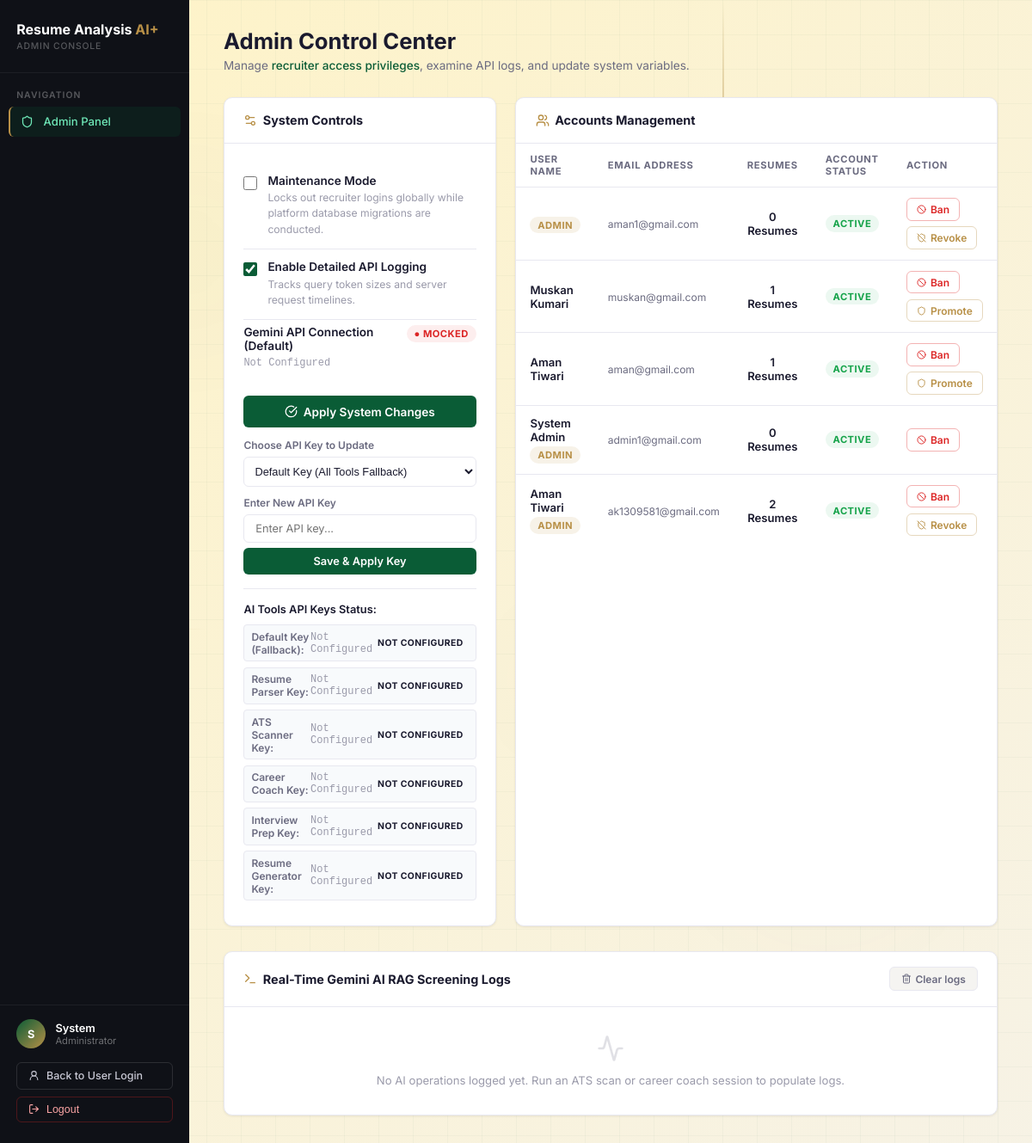
Page /admin-panel/ (signed in) on the earlier database version.
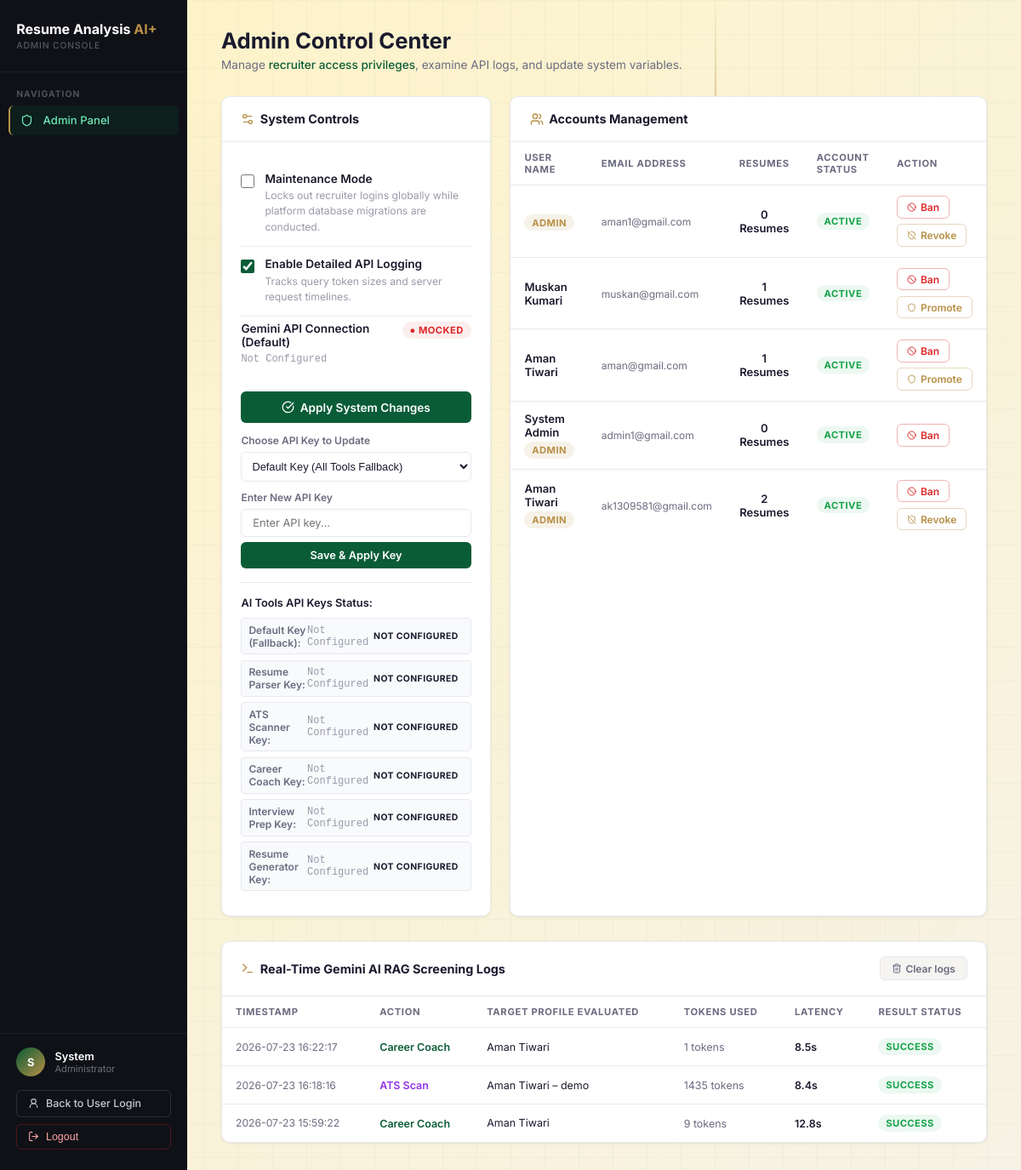
Same page on the later database version.
### accounts/models.py (models this page shows, shortened)
class CustomUser(AbstractUser):
    username = None
    email = models.EmailField(_('email address'), unique=True)
    profile_image = models.ImageField(upload_to='profile_images/', null=True, blank=True)
    USERNAME_FIELD = 'email'
    REQUIRED_FIELDS = []
    objects = CustomUserManager()

### ai_engine/models.py (models this page shows, shortened)
class AIActionLog(models.Model):
    ACTION_CHOICES = [
        ('ats_scan', 'ATS Scan'),
        ('bullet_improver', 'Bullet Improver'),
        ('cover_letter', 'Cover Letter'),
        ('career_coach', 'Career Coach'),
        ('interview_prep', 'Interview Q Generator'),
        ('job_matching', 'Skills Gap Analysis'),
        ('resume_generator', 'Resume Generator'),
    ]
    STATUS_CHOICES = [
        ('success', 'Success'),
        ('error', 'Error'),
        ('no tokens', 'No Tockens'),
    ]
    action = models.CharField(max_length=50, choices=ACTION_CHOICES)
    target_name = models.CharField(max_length=255, blank=True, default='')
    tokens_used = models.IntegerField(default=0)
    latency_ms = models.FloatField(default=0)  # seconds
    status = models.CharField(max_length=10, choices=STATUS_CHOICES, default='success')
    created_at = models.DateTimeField(auto_now_add=True)
    class Meta:
        ordering = ['-created_at']

### accounts/admin_views.py (the view, shortened to what this page needs)
# urls.py: path('admin-panel/', admin_views.admin_dashboard, name='admin_dashboard'),
@user_passes_test(is_admin, login_url='login')
def admin_dashboard(request):
    total_users = User.objects.count()
    total_resumes = Resume.objects.count()
    total_scans = ATSFeedback.objects.count()
    total_ai_logs = AIActionLog.objects.count()
    import os
    keys_to_check = [
        ('GEMINI_API_KEY', 'Default Key (Fallback)'),
        ('GEMINI_PARSER_API_KEY', 'Resume Parser Key'),
        ('GEMINI_ATS_API_KEY', 'ATS Scanner Key'),
        ('GEMINI_COACH_API_KEY', 'Career Coach Key'),
        ('GEMINI_INTERVIEW_API_KEY', 'Interview Prep Key'),
        ('GEMINI_GENERATOR_API_KEY', 'Resume Generator Key'),
    ]
    api_keys_status = []
    default_client = get_gemini_client()
    api_configured = default_client is not None
    gemini_key = os.environ.get('GEMINI_API_KEY') or config('GEMINI_API_KEY', default='')
    if gemini_key:
        masked_key = f"{gemini_key[:8]}...{gemini_key[-8:]}" if len(gemini_key) > 10 else "Configured (Invalid Format)"
    else:
        masked_key = "Not Configured"
    for key_name, display_name in keys_to_check:
        key_val = os.environ.get(key_name) or config(key_name, default='')
        if key_val:
            client = get_gemini_client(key_name)
            status = 'Online' if client is not None else 'Invalid Key'
            masked_val = f"{key_val[:8]}...{key_val[-4:]}" if len(key_val) > 10 else "Invalid Format"
        else:
            status = 'Not Configured'
            masked_val = 'Not Configured'
        api_keys_status.append({
            'key_name': key_name,
            'display_name': display_name,
            'masked_val': masked_val,
            'status': status
        })
    maintenance_mode = cache.get('admin_maintenance_mode', False)
    api_logging      = cache.get('admin_api_logging', True)
    if request.method == 'POST' and 'clear_logs' in request.POST:
        AIActionLog.objects.all().delete()
        messages.success(request, 'AI operation logs cleared.')
        return redirect('admin_dashboard')
    users = User.objects.annotate(resume_count=Count('resumes')).order_by('-date_joined')
    ai_logs = AIActionLog.objects.select_related().all()[:20]
    context = {
        'total_users':       total_users,
        'total_resumes':     total_resumes,
        'total_scans':       total_scans,
        'total_ai_logs':     total_ai_logs,
        'api_configured':    api_configured,
        'masked_key':        masked_key,
        'api_keys_status':   api_keys_status,
        'users_list':        users,
        'gemini_model':      'gemini-2.5-flash',
        'maintenance_mode':  maintenance_mode,
        'api_logging':       api_logging,
        'ai_logs':           ai_logs,
    }
    return render(request, 'accounts/admin_panel.html', context)

### accounts/admin_views.py (called while the page is built)
def is_admin(user):
    return user.is_authenticated and (user.is_staff or user.is_superuser)

### accounts/context_processors.py (called while the page is built)
def maintenance_mode_status(request):
    return {
        'maintenance_mode': cache.get('admin_maintenance_mode', False)
    }

### ai_engine/utils.py (called while the page is built)
def get_gemini_client(specific_key_name=None):
    api_key = None
    if specific_key_name:
        api_key = os.environ.get(specific_key_name) or config(specific_key_name, default=None)
        if api_key and ('mock' in api_key.lower() or api_key == 'your-gemini-api-key-here' or api_key.strip() == ''):
            api_key = None
    if not api_key:
        api_key = os.environ.get('GEMINI_API_KEY') or config('GEMINI_API_KEY', default='mock-key')
    if not api_key or 'mock' in api_key.lower() or api_key == 'your-gemini-api-key-here':
        return None
    try:
        return genai.Client(api_key=api_key)
    except Exception as e:
        print(f"Error initializing Gemini client: {e}")
        return None

### templates/accounts/admin_panel.html (shortened to what the changed rows need)
{% load static %}
<!DOCTYPE html>
<html lang="en">
<head>
</head>
<body>
<aside class="sidebar">
    <div class="sidebar-bottom">
        <div class="sidebar-user">
            <div class="avatar">
                {% if user.profile_image %}
                    <img src="{{ user.profile_image.url }}" alt="avatar">
                {% else %}
                    {{ user.first_name|slice:":1" }}{% if not user.first_name %}A{% endif %}
                {% endif %}
            </div>
            <div class="user-info">
                <div class="name">{{ user.first_name|default:"admin" }}</div>
                <div class="role">Administrator</div>
            </div>
        </div>
    </div>
</aside>
<main class="main">
    <div class="page-header">
        <h1>Admin Control Center</h1>
    </div>
    <div class="top-grid">
        <div class="card">
            <div class="card-body">
                <div style="margin-top: 1rem; border-top: 1px solid var(--border); padding-top: 1rem;">
                    {% for item in api_keys_status %}
                    <div style="display:flex; justify-content:space-between; align-items:center; font-size:0.75rem; margin-bottom:0.4rem; padding:0.35rem 0.5rem; background:#f8fafc; border-radius:4px; border: 1px solid var(--border);">
                        <span style="font-weight:600; color:var(--text-secondary);">{{ item.display_name }}:</span>
                        <span style="font-family:monospace; color:var(--text-muted);">{{ item.masked_val }}</span>
                        <span class="badge {% if item.status == 'Online' %}badge-green{% elif item.status == 'Invalid Key' %}badge-red{% else %}badge-neutral{% endif %}" style="padding: 1px 6px; font-size: 0.65rem; white-space:nowrap;">
                            {{ item.status }}
                        </span>
                    </div>
                    {% endfor %}
                </div>
            </div>
        </div>
        <div class="card">
            <div style="overflow-x:auto;">
                <table>
                    <thead>
                        <tr>
                            <th>User Name</th>
                            <th>Email Address</th>
                            <th>Resumes</th>
                            <th>Account Status</th>
                            <th>Action</th>
                        </tr>
                    </thead>
                    <tbody>
                        {% for candidate in users_list %}
                        <tr>
                            <td>
                                <div class="user-name">{{ candidate.first_name }} {{ candidate.last_name|default:"" }}</div>
                                {% if candidate.is_staff %}<span class="badge badge-gold" style="margin-top:0.2rem;">Admin</span>{% endif %}
                            </td>
                            <td><span class="user-email">{{ candidate.email }}</span></td>
                            <td style="text-align:center; font-weight:600; color:var(--text-primary);">{{ candidate.resume_count }} Resumes</td>
                            <td>
                                {% if candidate.is_active %}
                                    <span class="badge badge-green">Active</span>
                                {% else %}
                                    <span class="badge badge-red">Suspended</span>
                                {% endif %}
                            </td>
                            <td>
                                <div style="display:flex; gap:0.4rem; flex-wrap:wrap;">
                                    <form action="{% url 'toggle_user_active' candidate.pk %}" method="POST" style="display:inline;">
                                        <button type="submit" class="btn-action {% if candidate.is_active %}btn-ban{% else %}btn-activate{% endif %}">
                                            <i data-lucide="{% if candidate.is_active %}ban{% else %}check-circle{% endif %}"></i>
                                            {% if candidate.is_active %}Ban{% else %}Activate{% endif %}
                                        </button>
                                    </form>
                                    {% if candidate != request.user %}
                                    <form action="{% url 'toggle_user_staff' candidate.pk %}" method="POST" style="display:inline;">
                                        <button type="submit" class="btn-action btn-promote">
                                            <i data-lucide="{% if candidate.is_staff %}shield-off{% else %}shield{% endif %}"></i>
                                            {% if candidate.is_staff %}Revoke{% else %}Promote{% endif %}
                                        </button>
                                    </form>
                                    {% endif %}
                                </div>
                            </td>
                        </tr>
                        {% empty %}
                        <tr><td colspan="5" style="text-align:center; padding:2rem; color:var(--text-muted);">No registered users yet.</td></tr>
                        {% endfor %}
                    </tbody>
                </table>
            </div>
        </div>
    </div>
    <div class="card">
        <div style="overflow-x:auto;">
            {% if ai_logs %}
            <table>
                <thead>
                    <tr>
                        <th>Timestamp</th>
                        <th>Action</th>
                        <th>Target Profile Evaluated</th>
                        <th>Tokens Used</th>
                        <th>Latency</th>
                        <th>Result Status</th>
                    </tr>
                </thead>
                <tbody>
                    {% for log in ai_logs %}
                    <tr>
                        <td style="color:var(--text-secondary); font-size:0.76rem; white-space:nowrap;">
                            {{ log.created_at|date:"Y-m-d H:i:s" }}
                        </td>
                         <td>
                            <span class="log-action-label
                                {% if log.action == 'ats_scan' %}log-ats
                                {% elif log.action == 'bullet_improver' %}log-bullet
                                {% elif log.action == 'career_coach' %}log-coach
                                {% elif log.action == 'interview_prep' %}log-interview
                                {% else %}log-matching{% endif %}">
                                {{ log.get_action_display }}
                            </span>
                        </td>
                        <td style="font-size:0.78rem; color:var(--text-primary);">{{ log.target_name }}</td>
                        <td><span class="log-tokens">{{ log.tokens_used }} tokens</span></td>
                        <td><span class="log-latency">{{ log.latency_ms|floatformat:1 }}s</span></td>
                        <td>
                            <span class="badge {% if log.status == 'success' %}badge-green{% elif log.status == 'error' %}badge-red{% else %}badge-gray{% endif %}">
                                {{ log.get_status_display }}
                            </span>
                        </td>
                    </tr>
                    {% endfor %}
                </tbody>
            </table>
            {% else %}
            <div class="empty-logs">
                <i data-lucide="activity" style="width:32px;height:32px; display:block; margin:0 auto 0.8rem; opacity:0.3;"></i>
                No AI operations logged yet. Run an ATS scan or career coach session to populate logs.
            </div>
            {% endif %}
        </div>
    </div>
</main>
</body>
</html>

Differences in the rows shown:
added AIActionLog: created_at "2026-07-23 16:22:17", action "Career Coach", target_name "Aman Tiwari", tokens_used "1", latency_ms "8.5", status "SUCCESS"
added AIActionLog: created_at "2026-07-23 16:18:16", action "ATS Scan", target_name "Aman Tiwari – demo", tokens_used "1435", latency_ms "8.4", status "SUCCESS"
added AIActionLog: created_at "2026-07-23 15:59:22", action "Career Coach", target_name "Aman Tiwari", tokens_used "9", latency_ms "12.8", status "SUCCESS"
Other differences:
text no longer shown: "No AI operations logged yet. Run an ATS scan or career coach session to populate logs."
text now shown: "TIMESTAMP ACTION TARGET PROFILE EVALUATED TOKENS USED LATENCY RESULT STATUS"
